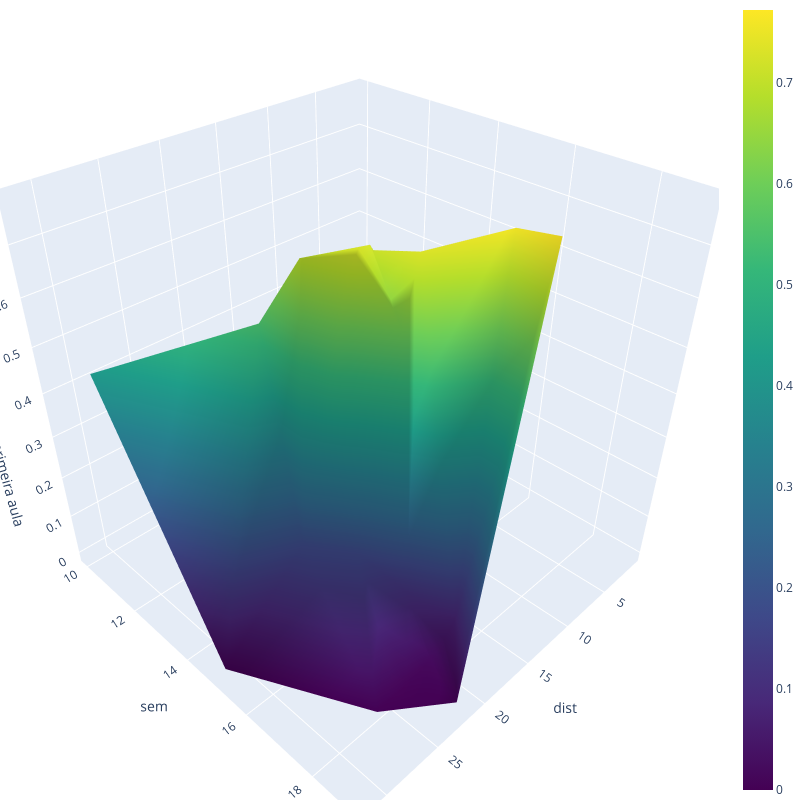

Notebook code for this chart:
### Code cell
# Plotagem tridimensional para cada probabilidade de ocorrência de
# cada categoria da variável dependente

# Probabilidades de se chegar atrasado à primeira aula (função 'go' do pacote
# 'plotly')

trace = go.Mesh3d(
    x=df_atrasado_multinomial['dist'], 
    y=df_atrasado_multinomial['sem'],
    z=df_atrasado_multinomial[1],
    opacity=1, intensity=df_atrasado_multinomial[1],
    colorscale="Viridis")

layout = go.Layout(
    margin={'l': 0, 'r': 0, 'b': 0, 't': 0},
    width=800,
    height=800
)

data = [trace]

plot_figure = go.Figure(data=data, layout=layout)

plot_figure.update_layout(scene = dict(
                        xaxis_title='dist',
                        yaxis_title='sem',
                        zaxis_title='chegou atrasado à primeira aula'))

plot_figure.show()
